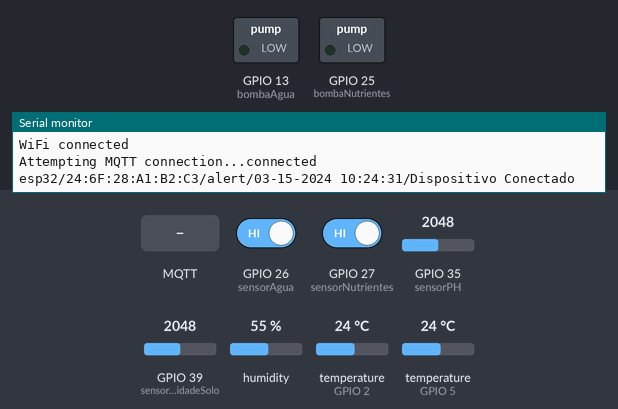
A sketch run on a simulated ESP32. Shown: switched loads named in the sketch (green lamp = pin HIGH), the last lines printed to the serial monitor. The test bench sets the inputs (shaded band); at power-on: GPIO 26 (sensorAgua) HIGH, GPIO 27 (sensorNutrientes) HIGH, GPIO 35 (sensorPH) = 2048, GPIO 39 (sensorHumidadeSolo) = 2048, humidity 55 %, temperature (sensors on GPIO 2, GPIO 5) 24 °C. WiFi joins after 1.5 s; servers stay silent unless stated; the local clock reads 2024-03-15 10:24:30 at power-on unless the sketch sets it; random numbers use the default seed unless the sketch sets one; no MQTT or app messages arrive unless stated.

Above: at 2.7 s.
2.8 s: MQTT message "0" arrives on the first subscribed topic
5.8 s: MQTT message "0" arrives on the second subscribed topic
7.3 s: MQTT message "0" arrives on the third subscribed topic
At 9.3 s:
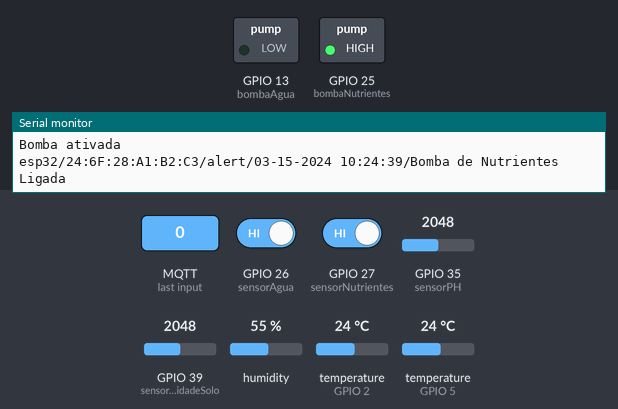
9.9 s: MQTT message "90" arrives on the second subscribed topic
At 11.3 s:
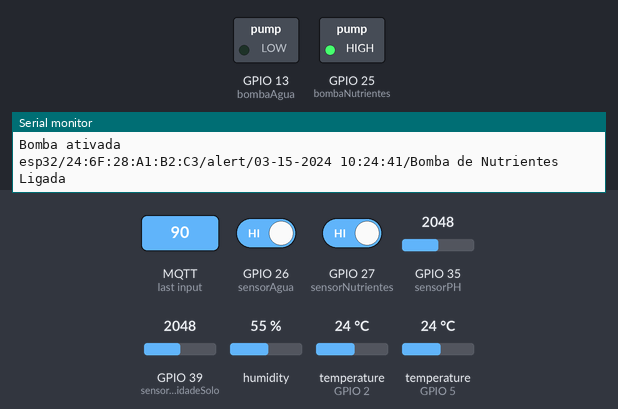
Timing chart, 0 to 12.4 s (numbered marks = the images above; inputs shaded):
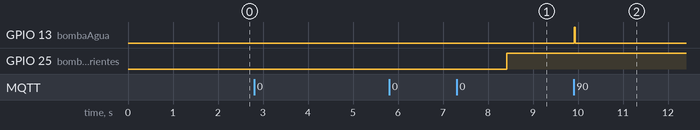

Measured:
- after the input at 7.3 s, GPIO 25 (bombaNutrientes): LOW → HIGH after 1.1 s
- after the input at 9.9 s, GPIO 13 (bombaAgua): LOW → HIGH at once, → LOW 0.02 s later

The sketch:

GreenWarden-ESP32-1.0.ino
```cpp
/*********
  Wagner Becker
*********/

#include <WiFi.h>
#include <PubSubClient.h>
#include <WiFiClientSecure.h>
#include <Wire.h>
#include "DHT.h"
#include <Adafruit_Sensor.h>
#include <OneWire.h>
#include <DallasTemperature.h>
#include <WiFiManager.h>


// Replace the next variables with your SSID/Password combination
//const char* ssid = "Nome da sua Rede";
//const char* password = "Senha da sua Rede";
String ssid;

// Add your MQTT Broker IP address, example:
//const char* mqtt_server = "192.168.1.144";
const char* mqtt_server = "54.160.155.170";
const char* mqtt_username = "Embarcado"; // replace with your Credential
const char* mqtt_password = "Embarcado2023";
const int mqtt_port = 1883;
String cpf;

WiFiClient espClient;
PubSubClient client(espClient);
long lastMsg = 0;
char msg[50];
int value = 0;


/*static const char *root_ca PROGMEM = R"EOF(
-----BEGIN CERTIFICATE-----
MIIFazCCA1OgAwIBAgIRAIIQz7DSQONZRGPgu2OCiwAwDQYJKoZIhvcNAQELBQAw
TzELMAkGA1UEBhMCVVMxKTAnBgNVBAoTIEludGVybmV0IFNlY3VyaXR5IFJlc2Vh
cmNoIEdyb3VwMRUwEwYDVQQDEwxJU1JHIFJvb3QgWDEwHhcNMTUwNjA0MTEwNDM4
WhcNMzUwNjA0MTEwNDM4WjBPMQswCQYDVQQGEwJVUzEpMCcGA1UEChMgSW50ZXJu
ZXQgU2VjdXJpdHkgUmVzZWFyY2ggR3JvdXAxFTATBgNVBAMTDElTUkcgUm9vdCBY
MTCCAiIwDQYJKoZIhvcNAQEBBQADggIPADCCAgoCggIBAK3oJHP0FDfzm54rVygc
h77ct984kIxuPOZXoHj3dcKi/vVqbvYATyjb3miGbESTtrFj/RQSa78f0uoxmyF+
0TM8ukj13Xnfs7j/EvEhmkvBioZxaUpmZmyPfjxwv60pIgbz5MDmgK7iS4+3mX6U
A5/TR5d8mUgjU+g4rk8Kb4Mu0UlXjIB0ttov0DiNewNwIRt18jA8+o+u3dpjq+sW
T8KOEUt+zwvo/7V3LvSye0rgTBIlDHCNAymg4VMk7BPZ7hm/ELNKjD+Jo2FR3qyH
B5T0Y3HsLuJvW5iB4YlcNHlsdu87kGJ55tukmi8mxdAQ4Q7e2RCOFvu396j3x+UC
B5iPNgiV5+I3lg02dZ77DnKxHZu8A/lJBdiB3QW0KtZB6awBdpUKD9jf1b0SHzUv
KBds0pjBqAlkd25HN7rOrFleaJ1/ctaJxQZBKT5ZPt0m9STJEadao0xAH0ahmbWn
OlFuhjuefXKnEgV4We0+UXgVCwOPjdAvBbI+e0ocS3MFEvzG6uBQE3xDk3SzynTn
jh8BCNAw1FtxNrQHusEwMFxIt4I7mKZ9YIqioymCzLq9gwQbooMDQaHWBfEbwrbw
qHyGO0aoSCqI3Haadr8faqU9GY/rOPNk3sgrDQoo//fb4hVC1CLQJ13hef4Y53CI
rU7m2Ys6xt0nUW7/vGT1M0NPAgMBAAGjQjBAMA4GA1UdDwEB/wQEAwIBBjAPBgNV
HRMBAf8EBTADAQH/MB0GA1UdDgQWBBR5tFnme7bl5AFzgAiIyBpY9umbbjANBgkq
hkiG9w0BAQsFAAOCAgEAVR9YqbyyqFDQDLHYGmkgJykIrGF1XIpu+ILlaS/V9lZL
ubhzEFnTIZd+50xx+7LSYK05qAvqFyFWhfFQDlnrzuBZ6brJFe+GnY+EgPbk6ZGQ
3BebYhtF8GaV0nxvwuo77x/Py9auJ/GpsMiu/X1+mvoiBOv/2X/qkSsisRcOj/KK
NFtY2PwByVS5uCbMiogziUwthDyC3+6WVwW6LLv3xLfHTjuCvjHIInNzktHCgKQ5
ORAzI4JMPJ+GslWYHb4phowim57iaztXOoJwTdwJx4nLCgdNbOhdjsnvzqvHu7Ur
TkXWStAmzOVyyghqpZXjFaH3pO3JLF+l+/+sKAIuvtd7u+Nxe5AW0wdeRlN8NwdC
jNPElpzVmbUq4JUagEiuTDkHzsxHpFKVK7q4+63SM1N95R1NbdWhscdCb+ZAJzVc
oyi3B43njTOQ5yOf+1CceWxG1bQVs5ZufpsMljq4Ui0/1lvh+wjChP4kqKOJ2qxq
4RgqsahDYVvTH9w7jXbyLeiNdd8XM2w9U/t7y0Ff/9yi0GE44Za4rF2LN9d11TPA
mRGunUHBcnWEvgJBQl9nJEiU0Zsnvgc/ubhPgXRR4Xq37Z0j4r7g1SgEEzwxA57d
emyPxgcYxn/eR44/KJ4EBs+lVDR3veyJm+kXQ99b21/+jh5Xos1AnX5iItreGCc=
-----END CERTIFICATE-----
)EOF";*/


#define DHTPIN 5
#define DHTTYPE DHT22
#define CONNECTION_TIMEOUT 10
#define NTP_SERVER     "pool.ntp.org"
#define UTC_OFFSET     -10800
#define UTC_OFFSET_DST 0
#define sensorAgua 26
#define sensorNutrientes 27
#define sensorHumidadeSolo 39
#define sensorLuminosidade 32
#define sensorPH 35
#define VERIFICA 0
#define LIGA_BOMBA 1
#define ESPERA_TEMPO 2
#define bombaNutrientes 25
#define bombaAgua 13

DHT dht(DHTPIN, DHTTYPE);
const int oneWireBus = 2;
OneWire oneWire(oneWireBus);
DallasTemperature sensors(&oneWire);
String macAddress;
bool isConnected = false;
bool verifTime = false;
bool verifRcpHumidity = false;
bool verifRcpNutrient = false;
float rcpHumidity = 20;
float rcpNutrient = 2;
unsigned long lastMacPublishTime = 0;
const unsigned long macPublishInterval = 5000;
float _moisture,sensor_analog;


volatile char state;
unsigned long interval = 60000;
unsigned long previousMillis = 0;

bool isPumpActive = false;
unsigned long pumpStartTime = 0;
const unsigned long pumpDuration = 15 * 1000;
int lastActivationDay = 0;
int lastActivationHour = 0;
bool res;


void setup() {
  Serial.begin(115200);
  // default settings
  // (you can also pass in a Wire library object like &Wire2)
  setup_wifi();
  while (!Serial) delay(1);
  //espClient.setCACert(root_ca);
  client.setServer(mqtt_server, mqtt_port);
  client.setCallback(callback);
  dht.begin();
  configTime(UTC_OFFSET, UTC_OFFSET_DST, NTP_SERVER);
  macAddress = WiFi.macAddress();
  ssid = WiFi.SSID();
  pinMode(sensorAgua, INPUT_PULLUP);
  pinMode(sensorNutrientes, INPUT_PULLUP);
  pinMode(sensorHumidadeSolo, INPUT);
  pinMode(sensorLuminosidade, INPUT);
  pinMode(sensorPH, INPUT);
  pinMode(bombaNutrientes, OUTPUT);
  pinMode(bombaAgua, OUTPUT);
}

void setup_wifi() {
  WiFiManager wm;
  //wm.resetSettings();
  WiFiManagerParameter parameter("my_cpf", "Digite o CPF:","Obrigatório", 12);
  wm.addParameter(&parameter);
  res = wm.autoConnect("GreenWarden"); // password protected ap
  cpf = parameter.getValue();
  if(!res) {
    Serial.println("Failed to connect");
    // ESP.restart();
  }
  else {
    //if you get here you have connected to the WiFi
    Serial.println("WiFi connected");
    }
}

void callback(char* topic, byte* message, unsigned int length) {
  Serial.print("Message arrived on topic: ");
  Serial.print(topic);
  Serial.print(". Message: ");
  String messageTemp;
  char connectTopic[50];
  char rcpHumidityTopic[50];
  char rcpNutrientTopic[50];

  for (int i = 0; i < length; i++) {
    Serial.print((char)message[i]);
    messageTemp += (char)message[i];
  }
  Serial.println();
  snprintf(connectTopic, sizeof(connectTopic), "%s/CONFIG/Connected", macAddress.c_str());
  snprintf(rcpHumidityTopic, sizeof(rcpHumidityTopic), "%s/CONFIG/Connected/minSilHumidity", macAddress.c_str());
  snprintf(rcpNutrientTopic, sizeof(rcpNutrientTopic), "%s/CONFIG/Connected/timeNutrient", macAddress.c_str());

  if (String(topic) == rcpHumidityTopic) {
      Serial.println("Humidade do Solo Minima recebida");
      rcpHumidity = messageTemp.toFloat();
      verifRcpHumidity = true;
      if(verifRcpHumidity && verifRcpNutrient){
        isConnected = true;
      }
  }

  if (String(topic) == rcpNutrientTopic) {
      Serial.println("Tempo Nutrientes recebido");
      rcpNutrient = messageTemp.toFloat();
      verifRcpNutrient = true;
      if(verifRcpHumidity && verifRcpNutrient){
        isConnected = true;
      }
  }
}

void reconnect() {
  // Loop until we're reconnected
  char connectTopic[50];
  char rcpHumidityTopic[50];
  char rcpNutrientTopic[50];
  while (!client.connected()) {
    Serial.print("Attempting MQTT connection...");
    String clientId = macAddress;   // Create a random client ID
    clientId += String(random(0xffff), HEX);
    // Attempt to connect
    if (client.connect(clientId.c_str(), mqtt_username, mqtt_password)) {
      Serial.println("connected");
      publishString("alert", "Dispositivo Conectado");


      snprintf(connectTopic, sizeof(connectTopic), "%s/CONFIG/Connected", macAddress.c_str());
      snprintf(rcpHumidityTopic, sizeof(rcpHumidityTopic), "%s/CONFIG/Connected/minSilHumidity", macAddress.c_str());
      snprintf(rcpNutrientTopic, sizeof(rcpNutrientTopic), "%s/CONFIG/Connected/timeNutrient", macAddress.c_str());
      client.subscribe(connectTopic);
      client.subscribe(rcpHumidityTopic);
      client.subscribe(rcpNutrientTopic);


    } else {
      Serial.print("failed, rc=");
      Serial.print(client.state());
      Serial.println(" try again in 5 seconds");   // Wait 5 seconds before retrying
      delay(5000);
    }
  }
}

bool publishMacAddress() {
  // Envie o endereço MAC para o tópico CONFIG/Connect
  char topic[100];
  char data[100];
  snprintf(topic, sizeof(topic), "CONFIG/Connect/%s", macAddress.c_str());
  snprintf(data, sizeof(data), "%s/%s", ssid, cpf);
  return client.publish(topic, data);
}

void publishSensorData(const char* sensorName, float value) {
  struct tm timeinfo;
  if (!getLocalTime(&timeinfo)) {
    Serial.println("Connection Error");
    return;
  }

  char dataHora[20];
  snprintf(dataHora, sizeof(dataHora), "%02d-%02d-%04d %02d:%02d:%02d",
    timeinfo.tm_mon + 1, timeinfo.tm_mday, timeinfo.tm_year + 1900,
    timeinfo.tm_hour, timeinfo.tm_min, timeinfo.tm_sec);

  char topic[100];
  snprintf(topic, sizeof(topic), "esp32/%s/%s/%s", macAddress.c_str(), sensorName, dataHora);

  char data[28];
  snprintf(data, sizeof(data), "%.2f", value);

  client.publish(topic, data);

  Serial.print(topic);
  Serial.print("/");
  Serial.println(data);
}

void publishString(const char* sensorName, char* value) {
  struct tm timeinfo;
  if (!getLocalTime(&timeinfo)) {
    Serial.println("Connection Error");
    return;
  }

  char dataHora[20];
  snprintf(dataHora, sizeof(dataHora), "%02d-%02d-%04d %02d:%02d:%02d",
    timeinfo.tm_mon + 1, timeinfo.tm_mday,  timeinfo.tm_year + 1900,
    timeinfo.tm_hour, timeinfo.tm_min, timeinfo.tm_sec);

  char topic[100];
  snprintf(topic, sizeof(topic), "esp32/%s/%s/%s", macAddress.c_str(), sensorName, dataHora);

  char data[50];
  snprintf(data, sizeof(data), "%s", value);

  client.publish(topic, data);

  Serial.print(topic);
  Serial.print("/");
  Serial.println(data);
}

void publishDHT22() {
  float humidity = dht.readHumidity();
  float temperature = dht.readTemperature();

  if (!isnan(humidity) && !isnan(temperature)) {
    publishSensorData("AirHumidity", humidity);
    publishSensorData("RmTemperature", temperature);
  } else {
    publishString("alert", "Failed to read DHT22 data");
  }
}

void publishBS18B20() {
  sensors.requestTemperatures();
  float soilTemperature = sensors.getTempCByIndex(0);
  publishSensorData("SilTemperature", soilTemperature);
}

void publishSoilHumidity() {
  sensor_analog = analogRead(sensorHumidadeSolo);
  _moisture = ( 100 - ( (sensor_analog/4095.00) * 100 ) );
  publishSensorData("SilHumidity", _moisture);
}

float calcSoilHumidity() {
  float analogSilHumidity = analogRead(sensorHumidadeSolo);
  float valSilHumidity = ( 100 - ( (sensor_analog/4095.00) * 100 ) );
  return valSilHumidity;
}

void publishPH() {
  float calibration_value = 8.3;
  unsigned long int avgval;
  int buffer_arr[10],temp;

  for(int i=0;i<10;i++)
  {
  buffer_arr[i]=analogRead(35);
  delay(30);
  }
 for(int i=0;i<9;i++)
 {
  for(int j=i+1;j<10;j++)
  {
    if(buffer_arr[i]>buffer_arr[j])
    {
      temp=buffer_arr[i];
      buffer_arr[i]=buffer_arr[j];
      buffer_arr[j]=temp;
    }
  }
 }
 avgval=0;
 for(int i=2;i<8;i++)
 avgval+=buffer_arr[i];
  float volt=(float)avgval*3.3/4096.0/6;
  float ph_act = -5.70 * volt + calibration_value;


  publishSensorData("PH", ph_act);
}

void publishLuminosity() {
  float luminosity = analogRead(sensorLuminosidade);

  publishSensorData("Luminosity", luminosity);
}


void publishAgua() {
  int agua = digitalRead(sensorAgua);  // Leitura da boia de água

  if (agua == LOW) { // Se o nível de água estiver baixo (LOW), publique
    publishString("alert", "Nível de Água Baixo, por favor, adicione água ao reservatório");
  }
}

void publishNutrientes() {
  float nutrientes = digitalRead(sensorNutrientes);  // Leitura da boia de nutrientes

  if (nutrientes == LOW) { // Se o nível de nutrientes estiver baixo (LOW), publique
    publishString("alert", "Nível de Nutrientes Baixo, por favor, adicione nutrientes ao reservatório");
  }
}

void publishBatteryLevel() {
  float vPow = 5.0;
  float r1 = 22000;
  float r2 = 10000;
  float v = (analogRead(33) * vPow) / 1024.0;
  float v2 = v / (r2 / (r1 + r2));
  publishSensorData("BatteryLevel",v2);
}

void stateAgua() {
  unsigned long currentMillis = millis();
  // Leitura do sensor de umidade
  float analogHumidity = analogRead(sensorHumidadeSolo);
  float valueHumidity = ( 100 - ( (sensor_analog/4095.00) * 100 ) );

  switch (state) {
    case VERIFICA:

      if (valueHumidity < rcpHumidity) {
        // Se a umidade estiver abaixo do limite, ligue a bomba
        digitalWrite(bombaAgua, HIGH);
        Serial.println("Bomba Agua Ligada");
        publishString("alert", "Bomba de Água Ligada");
        state = LIGA_BOMBA;
      }
      break;

    case LIGA_BOMBA:
      // Mantenha a bomba ligada por 5 segundos
      if (currentMillis - previousMillis >= 5000) {
        digitalWrite(bombaAgua, LOW); // Desliga a bomba
        Serial.println("Bomba Agua Desligada");
        publishString("alert", "Bomba de Água Desligada");
        previousMillis = currentMillis;
        state = ESPERA_TEMPO;
      }
      break;

    case ESPERA_TEMPO:
      // Espere 1 minuto antes de fazer a próxima leitura do sensor
      if (currentMillis - previousMillis >= interval) {
        previousMillis = currentMillis;
        state = VERIFICA;
      }
      break;
  }
}


void stateNutrientes() {
  struct tm currentTime;
  while(!getLocalTime(&currentTime)) {
    Serial.println("Not Connected to NTP");
    delay(200);
  }
  if(!verifTime){
    lastActivationDay = currentTime.tm_mday; // Dia do mês
    lastActivationHour = currentTime.tm_hour; // Hora
    Serial.print("Última ativação dos nutrientes: ");
    Serial.print(lastActivationDay);
    Serial.print("/");
    Serial.print(currentTime.tm_mon + 1); // Mês é baseado em zero
    Serial.print("/");
    Serial.print(currentTime.tm_year + 1900); // Ano é o ano atual - 1900
    Serial.print(" ");
    Serial.print(lastActivationHour);
    Serial.print(":");
    Serial.print(currentTime.tm_min);
    Serial.println();
    verifTime = true;
  }

    int hoursElapsed = hoursBetween(currentTime, lastActivationDay, lastActivationHour);

    if (hoursElapsed >= rcpNutrient) {
      // É hora de adicionar nutrientes, ative as bombas de nutrientes
      Serial.println("Bomba ativada");
      publishString("alert", "Bomba de Nutrientes Ligada");

      // Atualize o dia e a hora da última ativação
      lastActivationDay = currentTime.tm_mday;
      lastActivationHour = currentTime.tm_hour;

      // Imprima a próxima ativação
      Serial.print("Próxima ativação: ");
      Serial.print(lastActivationDay);
      Serial.print("/");
      Serial.print(currentTime.tm_mon + 1); // Mês é baseado em zero
      Serial.print("/");
      Serial.print(currentTime.tm_year + 1900); // Ano é o ano atual - 1900
      Serial.print(" ");
      Serial.print(lastActivationHour);
      Serial.print(":");
      Serial.print(currentTime.tm_min);
      Serial.println();
      Serial.println("Bomba ativada");
      digitalWrite(bombaNutrientes, HIGH);
      isPumpActive = true;
      pumpStartTime = millis();
    }

    if (isPumpActive && millis() - pumpStartTime >= pumpDuration) {

    digitalWrite(bombaNutrientes, LOW);
    Serial.println("Bomba desativada");
    publishString("alert", "Bomba de Nutrientes Desligada");
    isPumpActive = false;
  }
}

int hoursBetween(struct tm currentTime, int lastDay, int lastHour) {
  int daysDiff = currentTime.tm_mday - lastDay;
  int hoursDiff = currentTime.tm_hour - lastHour;

  // Considera os minutos para um cálculo mais preciso
  int minutesDiff = (daysDiff * 24 + hoursDiff) * 60 + currentTime.tm_min;

  return minutesDiff / 60; // Retorna a diferença em horas
}

void loop() {
  if (!client.connected()) {
    reconnect();
  }
  client.loop();

  // Enviar o endereço MAC apenas se a ESP32 estiver conectada
  unsigned long currentMillis = millis();
  if (!isConnected && client.connected() && currentMillis - lastMacPublishTime >= macPublishInterval) {
    lastMacPublishTime = currentMillis;  // Atualize o tempo da última publicação
    publishMacAddress();
    Serial.println("MAC Address published successfully");
  }
  if (isConnected) {
    // Executar rotinas enquanto estiver conectado
    struct tm timecalc;
    if (!getLocalTime(&timecalc)) {
      Serial.print("Not Connected to NTP");
      return;
    }
    int min = timecalc.tm_min;
    static bool executedThisMinute = false;
    unsigned long currentDay = timecalc.tm_min;

    if (min % 2 == 0 && !executedThisMinute) {
      executedThisMinute = true;

      //publishLocalTime();
      publishDHT22();
      publishBS18B20();
      publishNutrientes();
      publishAgua();
      publishPH();
      publishSoilHumidity();
      publishLuminosity();
      publishBatteryLevel();

    } else if  (min % 2 != 0) {
      executedThisMinute = false;  // Redefina a variável para permitir a execução no próximo minuto par
    }

    stateAgua();
    stateNutrientes();

    // Verifique se a conexão MQTT foi perdida ou o Wi-Fi desconectado
    if (!client.connected() || WiFi.status() != WL_CONNECTED) {
      isConnected = false; // Defina o estado de conexão como false
      publishString("alert", "Conexão MQTT ou Wi-Fi perdida. Reconectando...");
      Serial.println("Conexão MQTT ou Wi-Fi perdida. Reconectando...");
    }
  }
}
```
